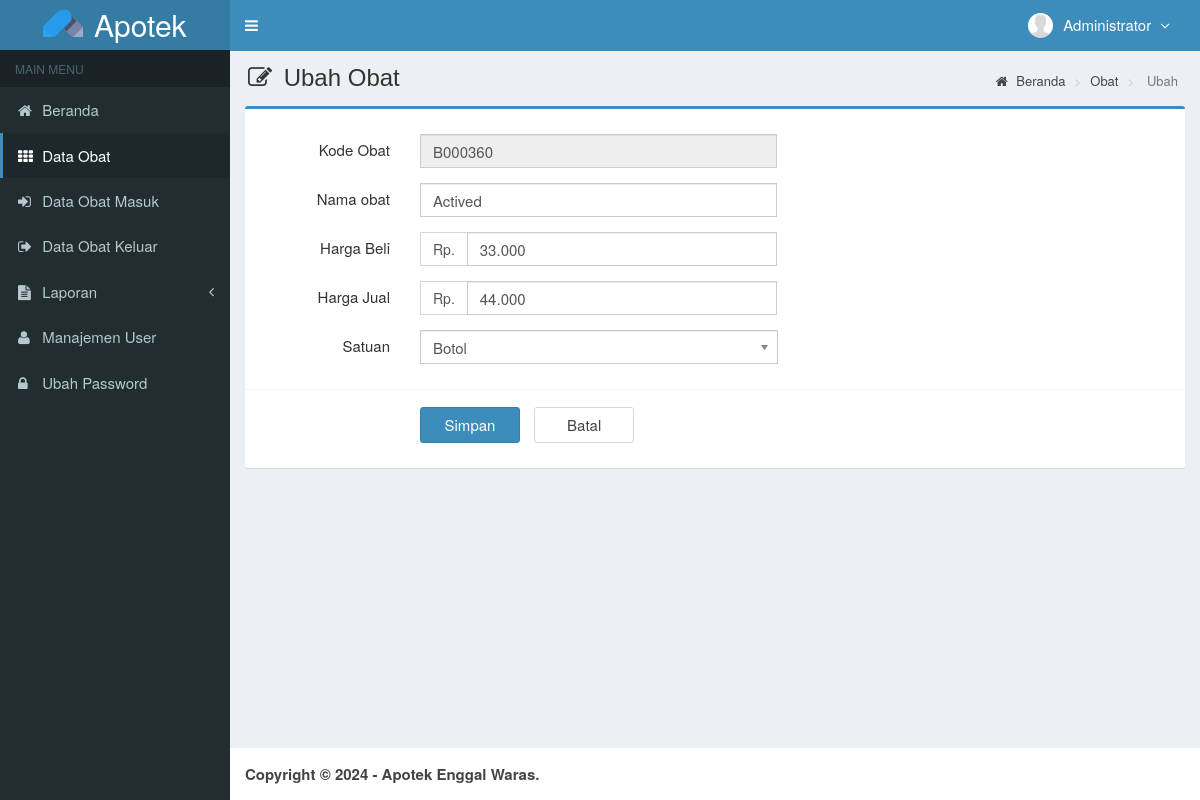
Screenshot of /main.php?module=form_obat&form=edit&id=B000360 (signed in) with the database file from the repository.
### tables this page shows
CREATE TABLE `users` (
  `id_user` int(3) NOT NULL,
  `username` varchar(50) NOT NULL,
  `nama_user` varchar(50) NOT NULL,
  `password` varchar(50) NOT NULL,
  `email` varchar(50) DEFAULT NULL,
  `telepon` varchar(13) DEFAULT NULL,
  `foto` varchar(100) DEFAULT NULL,
  `hak_akses` enum('Admin','Owner','Gudang') DEFAULT NULL,
  `status` enum('aktif','blokir') NOT NULL DEFAULT 'aktif',
  `created_at` timestamp NOT NULL DEFAULT CURRENT_TIMESTAMP,
  `updated_at` timestamp NOT NULL DEFAULT CURRENT_TIMESTAMP ON UPDATE CURRENT_TIMESTAMP
);

CREATE TABLE `obat` (
  `kode_obat` varchar(7) NOT NULL,
  `nama_obat` varchar(50) NOT NULL,
  `harga_beli` int(11) NOT NULL,
  `harga_jual` int(11) NOT NULL,
  `satuan` varchar(20) NOT NULL,
  `stok` int(11) NOT NULL,
  `created_user` int(3) NOT NULL,
  `created_date` timestamp NOT NULL DEFAULT CURRENT_TIMESTAMP,
  `updated_user` int(3) NOT NULL,
  `updated_date` timestamp NOT NULL DEFAULT CURRENT_TIMESTAMP ON UPDATE CURRENT_TIMESTAMP
);

### helper/fungsi.php (called while the page is built, shortened)
<?php
function format_rupiah($angka)
{
	$rupiah = number_format($angka, 0, ',', '.');
	return $rupiah;
}
?>

### modules/obat/form.php (the view, shortened to what this page needs)
<?php
if ($_GET['form'] == 'add') { ?>
  <section class="content-header">
    <h1>
      <i class="fa fa-edit icon-title"></i> Input Obat
    </h1>
    <ol class="breadcrumb">
      <li><a href="?module=beranda"><i class="fa fa-home"></i> Beranda </a></li>
      <li><a href="?module=obat"> Obat </a></li>
      <li class="active"> Tambah </li>
    </ol>
  </section>
  <section class="content">
    <div class="row">
      <div class="col-md-12">
        <div class="box box-primary">
          <form role="form" class="form-horizontal" action="modules/obat/proses.php?act=insert" method="POST">
            <div class="box-body">
              <div class="form-group">
                <label class="col-sm-2 control-label">Kode Obat</label>
                <div class="col-sm-5">
                  <input type="text" class="form-control" name="kode_obat" value="<?= generate_kode_obat() ?>" readonly required>
                </div>
              </div>
              <div class="form-group">
                <label class="col-sm-2 control-label">Nama obat</label>
                <div class="col-sm-5">
                  <input type="text" class="form-control" name="nama_obat" autocomplete="off" required>
                </div>
              </div>
              <div class="form-group">
                <label class="col-sm-2 control-label">Harga Beli</label>
                <div class="col-sm-5">
                  <div class="input-group">
                    <span class="input-group-addon">Rp.</span>
                    <input type="text" class="form-control" id="harga_beli" name="harga_beli" autocomplete="off" onKeyPress="return goodchars(event,'0123456789',this)" required>
                  </div>
                </div>
              </div>
              <div class="form-group">
                <label class="col-sm-2 control-label">Harga Jual</label>
                <div class="col-sm-5">
                  <div class="input-group">
                    <span class="input-group-addon">Rp.</span>
                    <input type="text" class="form-control" id="harga_jual" name="harga_jual" autocomplete="off" onKeyPress="return goodchars(event,'0123456789',this)" required>
                  </div>
                </div>
              </div>
              <div class="form-group">
                <label class="col-sm-2 control-label">Satuan</label>
                <div class="col-sm-5">
                  <select class="chosen-select" name="satuan" data-placeholder="-- Pilih --" autocomplete="off" required>
                    <option value=""></option>
                    <option value="Botol">Botol</option>
                    <option value="Box">Box</option>
                    <option value="Kotak">Kotak</option>
                    <option value="Strip">Strip</option>
                    <option value="Tube">Tube</option>
                  </select>
                </div>
              </div>
            </div>
            <div class="box-footer">
              <div class="form-group">
                <div class="col-sm-offset-2 col-sm-10">
                  <input type="submit" class="btn btn-primary btn-submit" name="simpan" value="Simpan">
                  <a href="?module=obat" class="btn btn-default btn-reset">Batal</a>
                </div>
              </div>
            </div>
          </form>
        </div>
      </div>
    </div>
  </section>
<?php
}
elseif ($_GET['form'] == 'edit') {
  if (isset($_GET['id'])) {
    $query = mysqli_query($mysqli, "SELECT kode_obat,nama_obat,harga_beli,harga_jual,satuan FROM obat WHERE kode_obat='$_GET[id]'")
      or die('Ada kesalahan pada query tampil Data obat : ' . mysqli_error($mysqli));
    $data  = mysqli_fetch_assoc($query);
  }
?>
  <section class="content-header">
    <h1>
      <i class="fa fa-edit icon-title"></i> Ubah Obat
    </h1>
    <ol class="breadcrumb">
      <li><a href="?module=beranda"><i class="fa fa-home"></i> Beranda </a></li>
      <li><a href="?module=obat"> Obat </a></li>
      <li class="active"> Ubah </li>
    </ol>
  </section>
  <section class="content">
    <div class="row">
      <div class="col-md-12">
        <div class="box box-primary">
          <form role="form" class="form-horizontal" action="modules/obat/proses.php?act=update" method="POST">
            <div class="box-body">
              <div class="form-group">
                <label class="col-sm-2 control-label">Kode Obat</label>
                <div class="col-sm-5">
                  <input type="text" class="form-control" name="kode_obat" value="<?= $data['kode_obat']; ?>" readonly required>
                </div>
              </div>
              <div class="form-group">
                <label class="col-sm-2 control-label">Nama obat</label>
                <div class="col-sm-5">
                  <input type="text" class="form-control" name="nama_obat" autocomplete="off" value="<?= $data['nama_obat']; ?>" required>
                </div>
              </div>
              <div class="form-group">
                <label class="col-sm-2 control-label">Harga Beli</label>
                <div class="col-sm-5">
                  <div class="input-group">
                    <span class="input-group-addon">Rp.</span>
                    <input type="text" class="form-control" id="harga_beli" name="harga_beli" autocomplete="off" onKeyPress="return goodchars(event,'0123456789',this)" value="<?= format_rupiah($data['harga_beli']); ?>" required>
                  </div>
                </div>
              </div>
              <div class="form-group">
                <label class="col-sm-2 control-label">Harga Jual</label>
                <div class="col-sm-5">
                  <div class="input-group">
                    <span class="input-group-addon">Rp.</span>
                    <input type="text" class="form-control" id="harga_jual" name="harga_jual" autocomplete="off" onKeyPress="return goodchars(event,'0123456789',this)" value="<?= format_rupiah($data['harga_jual']); ?>" required>
                  </div>
                </div>
              </div>
              <div class="form-group">
                <label class="col-sm-2 control-label">Satuan</label>
                <div class="col-sm-5">
                </div>
              </div>
            </div>
            <div class="box-footer">
              <div class="form-group">
                <div class="col-sm-offset-2 col-sm-10">
                  <input type="submit" class="btn btn-primary btn-submit" name="simpan" value="Simpan">
                  <a href="?module=obat" class="btn btn-default btn-reset">Batal</a>
                </div>
              </div>
            </div>
          </form>
        </div>
      </div>
    </div>
  </section>
<?php
}
?>

### top-menu.php (shortened to what this page needs)
<?php
$query = mysqli_query($mysqli, "SELECT id_user, nama_user, foto, hak_akses FROM users WHERE id_user='$_SESSION[id_user]'")
  or die('Ada kesalahan pada query tampil Manajemen User: ' . mysqli_error($mysqli));
$data = mysqli_fetch_assoc($query);
?>
<li class="dropdown user user-menu">
  <a href="#" class="dropdown-toggle" data-toggle="dropdown">
    <img src="<?= $data['foto'] == "" ? 'images/user/user-default.png' : 'images/user/' . $data['foto'] ?>" class="user-image" alt="User Image" />
    <span class="hidden-xs"><?= $data['nama_user'] ?> <i style="margin-left:5px" class="fa fa-angle-down"></i></span>
  </a>
</li>

### assets/css/style.css (style rules this page uses)
.form-horizontal .control-label { margin-bottom: 0; padding-top: 5px; text-align: right; }
label { display: inline-block; font-size: 15px; font-weight: 400; margin-bottom: 5px; max-width: 100%; }
.form-control { background-color: #fff; background-image: none; border: 1px solid #ccc; border-radius: 4px; box-shadow: 0 1px 1px rgba(0, 0, 0, 0.075) inset; color: #555; display: block; font-size: 15px; height: 34px; line-height: 1.42857; padding: 6px 12px; transition: border-color 0.15s ease-in-out 0s, box-shadow 0.15s ease-in-out 0s; width: 100%; }
.btn-default { background-color: #fff; border-color: #d2d6de; color: #444; }
.content-header { padding: 15px 18px 0; position: relative; }
.content-header > .breadcrumb { background: transparent none repeat scroll 0 0; border-radius: 2px; float: right; font-size: 13px; margin-bottom: 0; margin-top: 0; padding: 7px 12px; position: absolute; right: 10px; top: 15px; }
.btn-submit { width: 100px; margin-top: 7px; margin-right: 10px; font-size: 15px; }
.btn-reset { width: 100px; margin-top: 7px; font-size: 15px; }
.icon-title { margin-right: 5px; }
body { background-color: #fff; color: #333; font-size: 15px; line-height: 1.42857; }

### rows the page displays
users: foto (picture), nama_user "Administrator"
obat: kode_obat "B000360", nama_obat "Actived", harga_beli "33.000", harga_jual "44.000"
